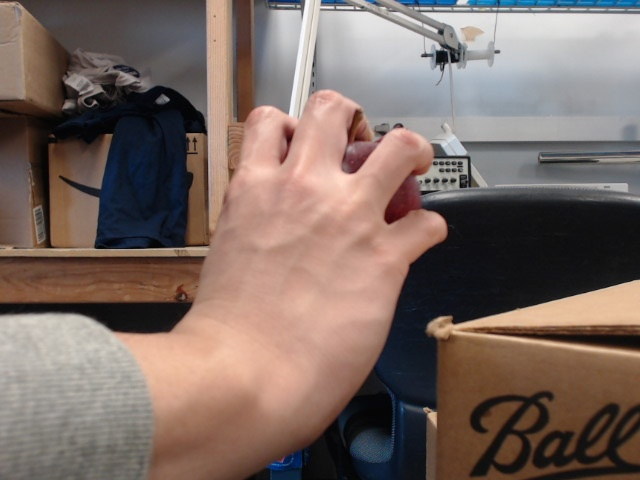
#> input picture raw_data/apple/apple_0.jpg, 640 x 480 px
$ python imageDiff.py --first raw_data/apple/apple_0.jpg --second raw_data/apple/apple_1.jpg   (older library calls are emulated)
#> lines starting #> are read from the running program, lines starting #| are printed output that depends on the picture; after the words box and inside, x2 and y2 are one past the last pixel; in counts of white or black regions, pixels touching at a corner belong together
# import the necessary packages
from skimage.measure import compare_ssim
import argparse
import imutils
import cv2
import time

# construct the argument parse and parse the arguments
ap = argparse.ArgumentParser()
ap.add_argument("-f", "--first", required=True,
	help="first input image")
ap.add_argument("-s", "--second", required=True,
	help="second")
args = vars(ap.parse_args())

# load the two input images
imageA = cv2.imread(args["first"])
#> imageA is the input picture: shape (480, 640, 3); mean B, G, R 99.7, 106.6, 123.8
imageB = cv2.imread(args["second"])
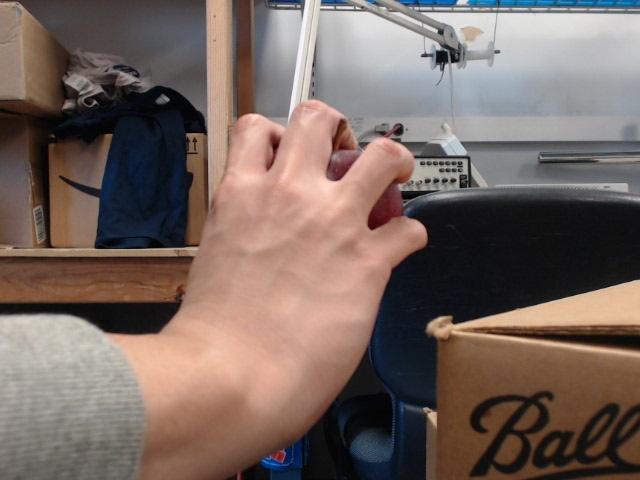
#> input picture raw_data/apple/apple_1.jpg, 640 x 480 px
#> imageB is the input picture: shape (480, 640, 3); mean B, G, R 96.9, 103.3, 119.5

# convert the images to grayscale
grayA = cv2.cvtColor(imageA, cv2.COLOR_BGR2GRAY)
grayB = cv2.cvtColor(imageB, cv2.COLOR_BGR2GRAY)
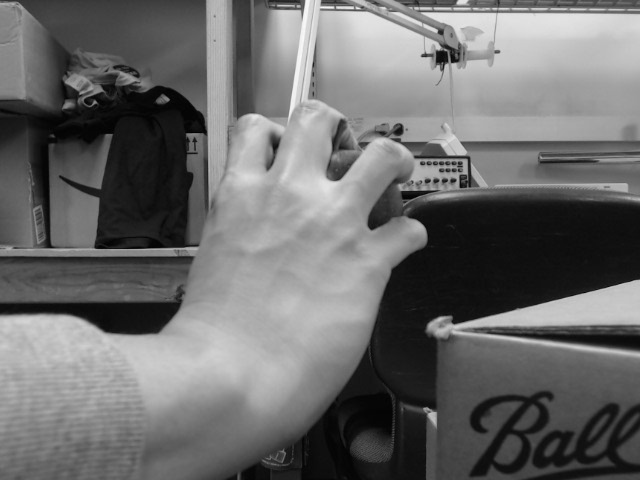
#> grayB: shape (480, 640); min 0, max 249, mean 107.4

# compute the Structural Similarity Index (SSIM) between the two
# images, ensuring that the difference image is returned
(score, diff) = compare_ssim(grayA, grayB, full=True)
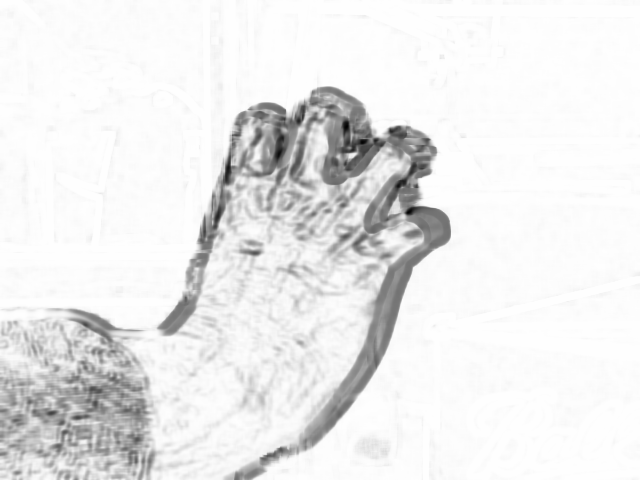
#> diff: shape (480, 640) float64; min -0.828, max 1, mean 0.858; drawn with min black and max white
#> score = 0.856
diff = (diff * 255).astype("uint8")
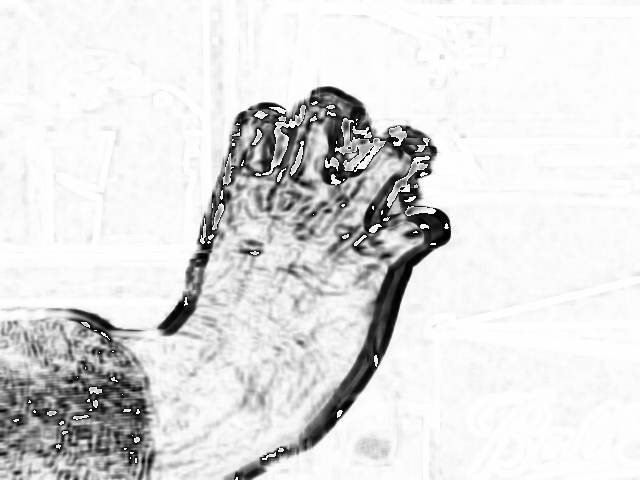
#> diff: shape (480, 640); min 0, max 255, mean 222.3
#print("SSIM: {}".format(score))

# threshold the difference image, followed by finding contours to
# obtain the regions of the two input images that differ
thresh = cv2.threshold(diff, 0, 255,
	cv2.THRESH_BINARY_INV | cv2.THRESH_OTSU)[1]
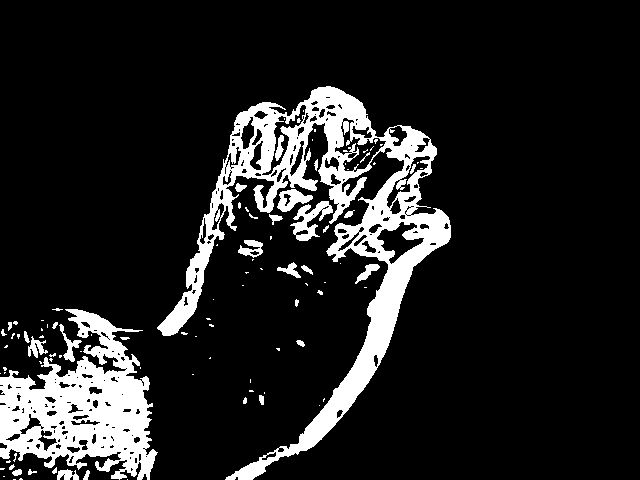
#> thresh: shape (480, 640); 13.1% white; 101 white regions (67 under 20 px)
cnts = cv2.findContours(thresh.copy(), cv2.RETR_EXTERNAL,
	cv2.CHAIN_APPROX_SIMPLE)
#> cnts = 86 contours, 67 with area under 20; largest, box (x1, y1, x2, y2) and area: (157, 86, 451, 480) 27550, (0, 309, 158, 480) 14434, (290, 201, 333, 241) 664, (277, 189, 313, 212) 426, (238, 240, 263, 258) 222
cnts = cnts[0] if imutils.is_cv2() else cnts[1]


# loop over the contours
for c in cnts:
	# compute the bounding box of the contour and then draw the
	# bounding box on both input images to represent where the two
	# images differ
	(x, y, w, h) = cv2.boundingRect(c)
	cv2.rectangle(imageA, (x, y), (x + w, y + h), (0, 0, 255), 2)
	cv2.rectangle(imageB, (x, y), (x + w, y + h), (0, 0, 255), 2)
#> this loop made 86 passes
#> (x, y, w, h) on passes 1, 5, 6, 7, 8, 10, 11, 12, 13, 14, 15, 16: (127, 479, 1, 1), (83, 470, 7, 10), (57, 469, 22, 11), (28, 469, 9, 6), (12, 469, 10, 7), (52, 467, 5, 7), (9, 464, 6, 6), (6, 460, 5, 3), (13, 453, 4, 9), (319, 405, 1, 1), (323, 398, 2, 4), (243, 397, 4, 7)
#> (c, x, y, w, h) on passes 2, 3, 4, 9, 18, 19: ([[13, 479], [15, 479]], 13, 479, 3, 1), ([[20, 478], [19, 479], [22, 479], [21, 478]], 19, 478, 4, 2), ([[3, 476], [4, 476]], 3, 476, 2, 1), ([[0, 468], [0, 469], [3, 469], [4, 468]], 0, 468, 5, 2), ([[264, 392], [264, 393]], 264, 392, 1, 2), ([[249, 390], [249, 391], [253, 391], [252, 390]], 249, 390, 5, 2)
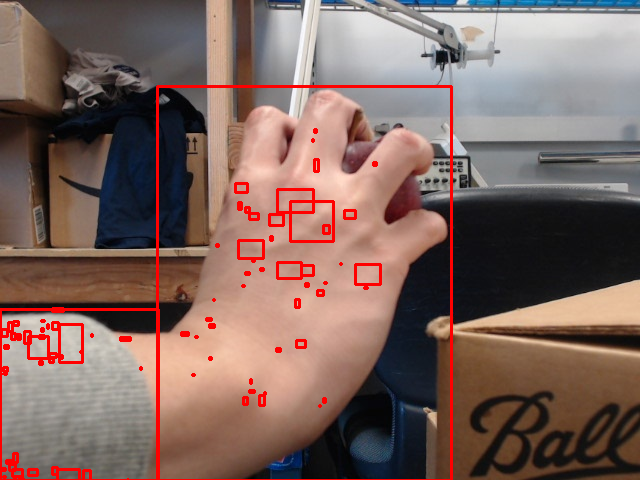
#> imageA: shape (480, 640, 3); 3.31% of pixels changed, all inside (x1, y1, x2, y2) = (0, 85, 453, 480)
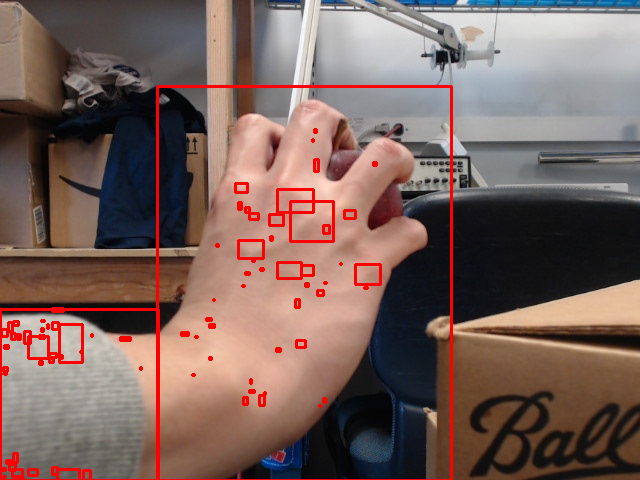
#> imageB: shape (480, 640, 3); 3.31% of pixels changed, all inside (x1, y1, x2, y2) = (0, 85, 453, 480)

# show the output images
cv2.imshow("Diff", thresh)
cv2.waitKey(1)
time.sleep(5)
